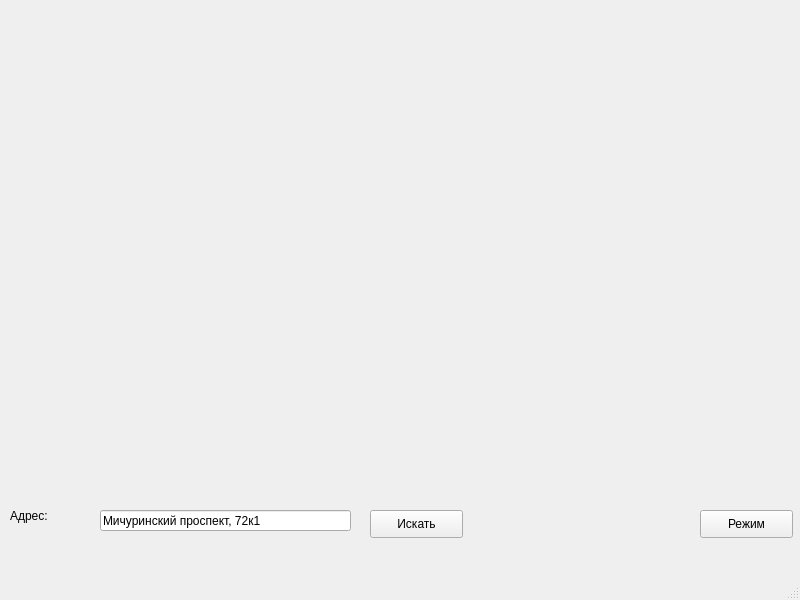
<?xml version="1.0" encoding="UTF-8"?>
<ui version="4.0">
 <class>MainWindow</class>
 <widget class="QMainWindow" name="MainWindow">
  <property name="geometry">
   <rect>
    <x>0</x>
    <y>0</y>
    <width>800</width>
    <height>600</height>
   </rect>
  </property>
  <property name="windowTitle">
   <string>MainWindow</string>
  </property>
  <widget class="QWidget" name="centralwidget">
   <widget class="QPushButton" name="modebtn">
    <property name="geometry">
     <rect>
      <x>700</x>
      <y>510</y>
      <width>93</width>
      <height>28</height>
     </rect>
    </property>
    <property name="styleSheet">
     <string notr="true">font: 10pt &quot;MS Shell Dlg 2&quot;;</string>
    </property>
    <property name="text">
     <string>Режим</string>
    </property>
   </widget>
   <widget class="QLabel" name="image">
    <property name="geometry">
     <rect>
      <x>0</x>
      <y>0</y>
      <width>55</width>
      <height>16</height>
     </rect>
    </property>
    <property name="text">
     <string/>
    </property>
   </widget>
   <widget class="QLabel" name="label">
    <property name="geometry">
     <rect>
      <x>10</x>
      <y>500</y>
      <width>81</width>
      <height>31</height>
     </rect>
    </property>
    <property name="styleSheet">
     <string notr="true">font: 14pt &quot;MS Shell Dlg 2&quot;;</string>
    </property>
    <property name="text">
     <string>Адрес:</string>
    </property>
   </widget>
   <widget class="QLineEdit" name="adress">
    <property name="geometry">
     <rect>
      <x>100</x>
      <y>510</y>
      <width>251</width>
      <height>21</height>
     </rect>
    </property>
    <property name="text">
     <string>Мичуринский проспект, 72к1</string>
    </property>
   </widget>
   <widget class="QPushButton" name="searchbtn">
    <property name="geometry">
     <rect>
      <x>370</x>
      <y>510</y>
      <width>93</width>
      <height>28</height>
     </rect>
    </property>
    <property name="styleSheet">
     <string notr="true">font: 10pt &quot;MS Shell Dlg 2&quot;;</string>
    </property>
    <property name="text">
     <string>Искать</string>
    </property>
   </widget>
  </widget>
  <widget class="QMenuBar" name="menubar">
   <property name="geometry">
    <rect>
     <x>0</x>
     <y>0</y>
     <width>800</width>
     <height>26</height>
    </rect>
   </property>
  </widget>
  <widget class="QStatusBar" name="statusbar"/>
 </widget>
 <resources/>
 <connections/>
</ui>
